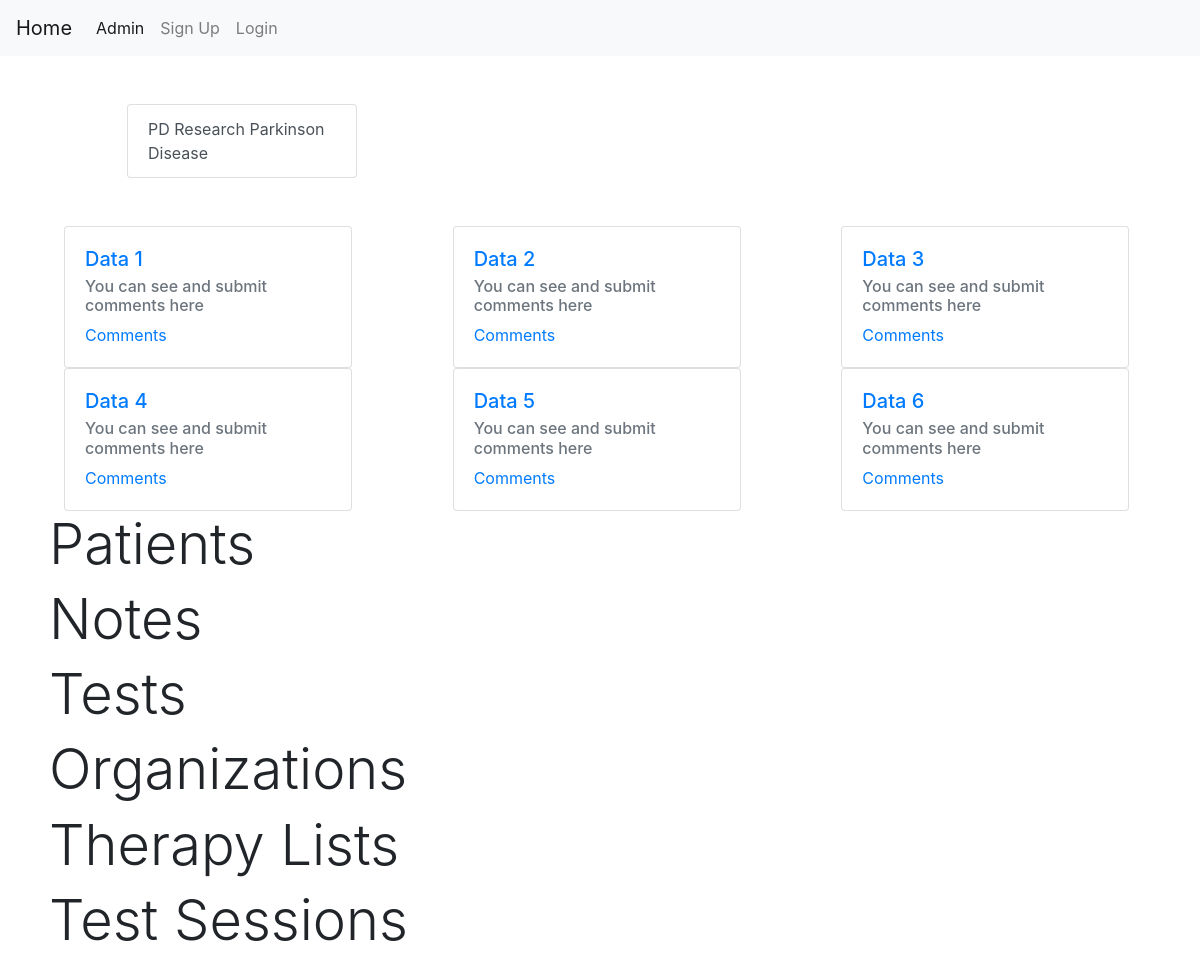
The page /researcher/ on the database as committed earlier.
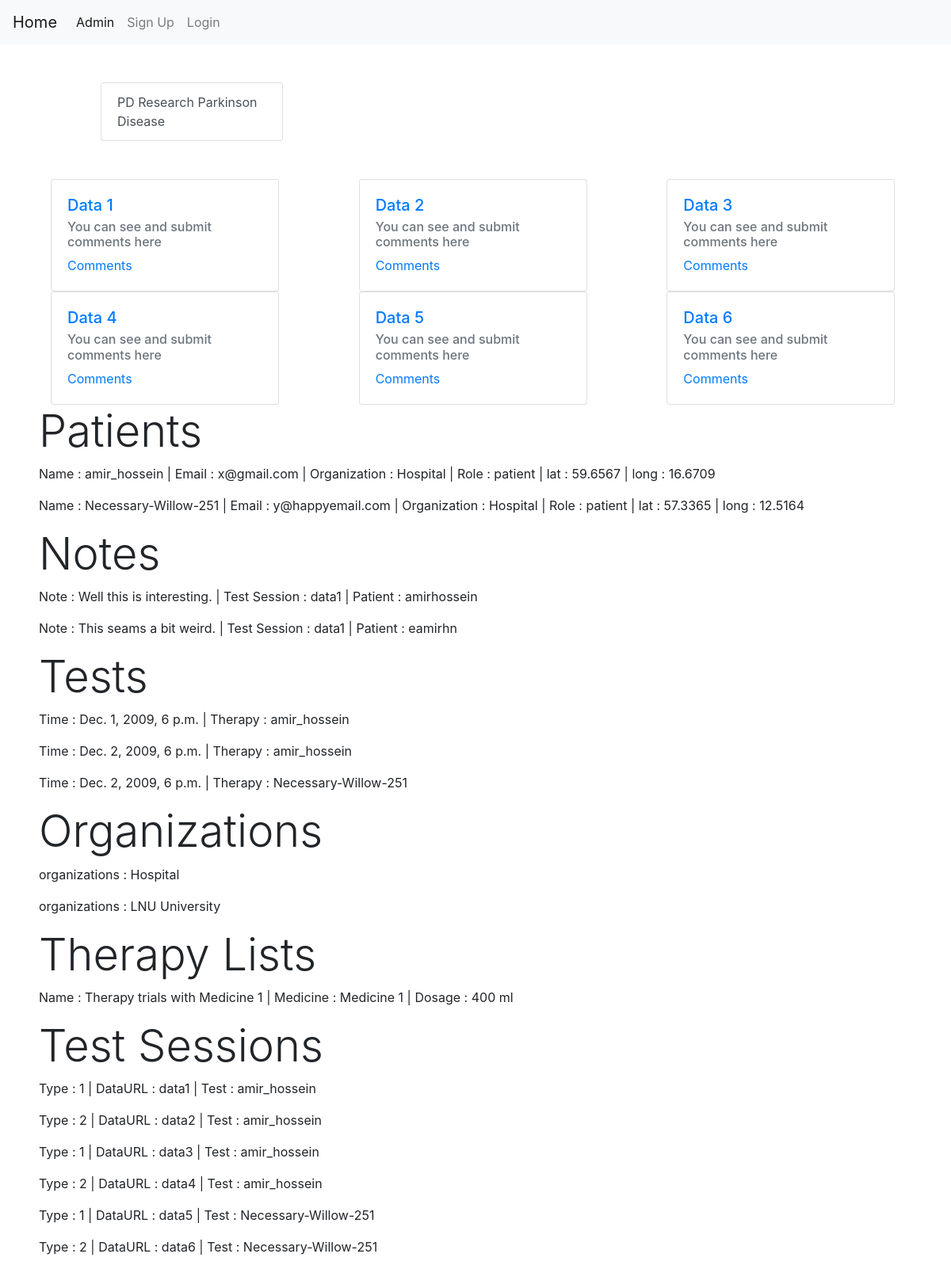
The same page on the database as committed later.
### authenticate/models.py (models this page shows, shortened)
class User(models.Model):
    User = models.ForeignKey(User, on_delete=models.CASCADE,null=False)
    userID = models.IntegerField(primary_key=True,null=False)
    Role_IDrole = models.ForeignKey(
        Role, on_delete=models.CASCADE,null=False)
    Organization = models.ForeignKey(
        Organization, on_delete=models.CASCADE, null=False)
    email = models.EmailField(max_length=255)
    lat = models.FloatField(default=None,null=True,blank=True)
    long = models.FloatField(default=None,null=True,blank=True)
    provider = models.CharField(max_length=20,null=True,blank=True)

class Organization(models.Model):
    organizationID = models.IntegerField(primary_key=True,null=False)
    name = models.CharField(max_length=255,null = False)
    def __str__(self):
        return self.name

class Role(models.Model):
    roleID = models.IntegerField(primary_key=True,null=False)
    name = models.CharField(max_length=45,null = False)
    type = models.CharField(max_length=45,null = False)
    def __str__(self):
        return self.name

class Note(models.Model):
    noteID = models.IntegerField(primary_key=True,null=False)
    note = models.TextField()
    Test_Session_IDtest_session = models.ForeignKey(
    Test_Session, on_delete=models.CASCADE, blank=True, null=False)
    User_IDmed = models.ForeignKey(
    User, on_delete=models.CASCADE, blank=True, null=False)

class Test_Session(models.Model):
    test_SessionID = models.IntegerField(primary_key=True,null=False)
    test_type = models.IntegerField(null=False)
    DataURL = models.CharField(max_length=255,null = False)
    Test_IDtest = models.ForeignKey(
    Test, on_delete=models.CASCADE, blank=True, null=False)
    def __str__(self):
        return self.DataURL

class Test(models.Model):
    testID = models.IntegerField(primary_key=True,null=False)
    dateTime = models.DateTimeField(null=False)
    Therapy_IDtherapy = models.ForeignKey(
    Therapy, on_delete=models.CASCADE, blank=True, null=False)

class Therapy(models.Model):
    therapyID = models.IntegerField(primary_key=True,null=False)
    User_IDpatient = models.ForeignKey(
    User, on_delete=models.CASCADE, blank=True, null=False)
    User_IDmed = models.IntegerField(null=True)
    TherapyList_IDtherapylist = models.ForeignKey(
    Therapy_List, on_delete=models.CASCADE, blank=True, null=False)

class Therapy_List(models.Model):
    therapy_listID = models.IntegerField(primary_key=True,null=False)
    name = models.CharField(max_length=45,null = False)
    Medicine_IDmedicine = models.ForeignKey(
    Medicine, on_delete=models.CASCADE, blank=True, null=False)
    Dosage = models.CharField(max_length=45,null=False)

class Medicine(models.Model):
    medicineID = models.IntegerField(primary_key=True,null=False)
    name = models.CharField(max_length=45,null = False)
    def __str__(self):
        return self.name

### authenticate/views.py (the view)
# urls.py: path('researcher/',researcherView,name='researcher'),
def researcherView(request):
    context = User.objects.filter(Role_IDrole=1)
    arg = {'users':context,
    'note':Note.objects.all(),
    'tests':Test.objects.all(),
    'organization':Organization.objects.all(),
    'therapy_list':Therapy_List.objects.all(),
    'test_session':Test_Session.objects.all()}
    return render(request, 'authenticate/researcher.html',arg)

### authenticate/templates/authenticate/researcher.html (shortened to what this page needs)
{% extends 'homePage.html' %}
{%load static%}
{% load crispy_forms_tags %}
{% load socialaccount %}
{% block body %}
<div class="margin-c container-md">
    <div class="row row-cols-1 gx-5" style="margin:3rem;">
        <div class="col-3">
            <div class="list-group">
                <a href="{% url 'parkinson' %}">
                    <button type="button" class="list-group-item list-group-item-action">PD Research Parkinson Disease</button>
                </a>
            </div>
        </div>
    </div>
    <div class="row row-cols-1">
        <div class="col">
        <div class="card" style="width: 18rem;">
            <div class="card-body">
                <a href="{% static 'data1.txt' %}"><h5 class="card-title">Data 1</h5></a>
                <h6 class="card-subtitle mb-2 text-muted">You can see and submit comments here</h6>
              <a href="{% url 'comments' 1 %}" class="card-link">Comments</a>
            </div>
          </div>
        </div>
        <div class="col">
          <div class="card" style="width: 18rem;">
            <div class="card-body">
                <a href="{% static 'data2.txt' %}"><h5 class="card-title">Data 2</h5></a>
                <h6 class="card-subtitle mb-2 text-muted">You can see and submit comments here</h6>
              <a href="{% url 'comments' 2 %}" class="card-link">Comments</a>
            </div>
          </div>
        </div>
          <div class="col">
          <div class="card" style="width: 18rem;">
            <div class="card-body">
                <a href="{% static 'data3.txt' %}"><h5 class="card-title">Data 3</h5></a>
                <h6 class="card-subtitle mb-2 text-muted">You can see and submit comments here</h6>
              <a href="{% url 'comments' 3 %}" class="card-link">Comments</a>
            </div>
          </div>
        </div>
          <div class="col">
          <div class="card" style="width: 18rem;">
            <div class="card-body">
                <a href="{% static 'data4.txt' %}"><h5 class="card-title">Data 4</h5></a>
                <h6 class="card-subtitle mb-2 text-muted">You can see and submit comments here</h6>
              <a href="{% url 'comments' 4 %}" class="card-link">Comments</a>
            </div>
          </div>
        </div>
          <div class="col">
          <div class="card" style="width: 18rem;">
            <div class="card-body">
                <a href="{% static 'data5.txt' %}"><h5 class="card-title">Data 5</h5></a>
                <h6 class="card-subtitle mb-2 text-muted">You can see and submit comments here</h6>
              <a href="{% url 'comments' 5 %}" class="card-link">Comments</a>
            </div>
          </div>
        </div>
          <div class="col">
          <div class="card" style="width: 18rem;">
            <div class="card-body">
                <a href="{% static 'data6.txt' %}"><h5 class="card-title">Data 6</h5></a>
                <h6 class="card-subtitle mb-2 text-muted">You can see and submit comments here</h6>
              <a href="{% url 'comments' 6 %}" class="card-link">Comments</a>
            </div>
          </div>
        </div>
    </div>
    <div class="row row-cols-1">
        <h1 class="display-4">Patients</h1>
    </div>
        {% for user in users %}
        <div class="row">
            <p>Name : {{user.User}} | Email : {{user.email}} | Organization : {{user.Organization}} | Role : {{user.Role_IDrole}} | lat : {{user.lat}} | long : {{user.long}}</p>
        </div>
        {%endfor%}
        <div class="row row-cols-1">
            <h1 class="display-4">Notes</h1>
        </div>
        {% for o in note %}
        <div class="row">
            <p>Note : {{o.note}} | Test Session : {{o.Test_Session_IDtest_session}} | Patient : {{o.User_IDmed}}</p>
        </div>
        {%endfor%}
        <div class="row row-cols-1">
            <h1 class="display-4">Tests</h1>
        </div>
        {% for o in tests %}
        <div class="row">
            <p>Time : {{o.dateTime}} | Therapy : {{o.Therapy_IDtherapy.User_IDpatient}}</p>
        </div>
        {%endfor%}
        <div class="row row-cols-1">
            <h1 class="display-4">Organizations</h1>
        </div>
        {% for o in organization %}
        <div class="row">
            <p>organizations : {{o.name}}</p>
        </div>
        {%endfor%}
        <div class="row row-cols-1">
            <h1 class="display-4">Therapy Lists</h1>
        </div>
        {% for o in therapy_list %}
        <div class="row">
            <p>Name : {{o.name}} | Medicine : {{o.Medicine_IDmedicine}} | Dosage : {{o.Dosage}}</p>
        </div>
        {%endfor%}
        <div class="row row-cols-1">
            <h1 class="display-4">Test Sessions</h1>
        </div>
        {% for o in test_session %}
        <div class="row">
            <p>Type : {{o.test_type}} | DataURL : {{o.DataURL}} | Test : {{o.Test_IDtest.Therapy_IDtherapy.User_IDpatient}}</p>
        </div>
        {%endfor%}
</div>
{% endblock body %}

### authenticate/templates/homePage.html (shortened to what this page needs)
<!DOCTYPE html>
<html>
    <head>
        {%load static%}
        <link rel="stylesheet" href="">
        <link rel="stylesheet" href="https://cdn.jsdelivr.net/npm/bootstrap@4.1.3/dist/css/bootstrap.min.css">
        <link rel="stylesheet" href="{% static 'style.css' %}">
    </head>
    <body>
        <nav class="navbar navbar-expand-lg navbar-light bg-light">
            <a class="navbar-brand" href="{% url 'home' %}"> {%if user.is_authenticated%}{{user.username}}{%else%}Home{%endif%}</a>
            <div class="collapse navbar-collapse" id="navbarNavAltMarkup">
              <div class="navbar-nav">
                <a class="nav-item nav-link active" href="/admin/">Admin <span class="sr-only">(current)</span></a>
                <a class="nav-item nav-link" href="{% url 'signUp' %}">Sign Up</a>
                <a class="nav-item nav-link" href="{% url 'login' %}">Login</a>
              </div>
            </div>
          </nav>
          {% block body %}{% endblock body %}
    </body>
</html>

### authenticate/templates/authenticate/researcher.html (style rules this page uses)
.margin-c { display:flex; flex-direction:column; margin-left:4rem; }

Rows that differ between the two databases and show on the page:
added User: User "amir_hossein", email "x@gmail.com", Organization "Hospital", Role_IDrole "patient", lat "59.6567", long "16.6709"
added User: User "Necessary-Willow-251", email "y@happyemail.com", Organization "Hospital", Role_IDrole "patient", lat "57.3365", long "12.5164"
added Note: note "Well this is interesting.", Test_Session_IDtest_session "data1", User_IDmed "amirhossein"
added Note: note "This seams a bit weird.", Test_Session_IDtest_session "data1", User_IDmed "eamirhn"
added Test: dateTime "Dec. 1, 2009, 6 p.m.", Therapy_IDtherapy.User_IDpatient "amir_hossein"
added Test: dateTime "Dec. 2, 2009, 6 p.m.", Therapy_IDtherapy.User_IDpatient "amir_hossein"
added Test: dateTime "Dec. 2, 2009, 6 p.m.", Therapy_IDtherapy.User_IDpatient "Necessary-Willow-251"
added Organization: name "Hospital"
added Organization: name "LNU University"
added Therapy_List: name "Therapy trials with Medicine 1", Medicine_IDmedicine "Medicine 1", Dosage "400 ml"
added Test_Session: test_type "1", DataURL "data1", Test_IDtest.Therapy_IDtherapy.User_IDpatient "amir_hossein"
added Test_Session: test_type "2", DataURL "data2", Test_IDtest.Therapy_IDtherapy.User_IDpatient "amir_hossein"
added Test_Session: test_type "1", DataURL "data3", Test_IDtest.Therapy_IDtherapy.User_IDpatient "amir_hossein"
added Test_Session: test_type "2", DataURL "data4", Test_IDtest.Therapy_IDtherapy.User_IDpatient "amir_hossein"
added Test_Session: test_type "1", DataURL "data5", Test_IDtest.Therapy_IDtherapy.User_IDpatient "Necessary-Willow-251"
added Test_Session: test_type "2", DataURL "data6", Test_IDtest.Therapy_IDtherapy.User_IDpatient "Necessary-Willow-251"
